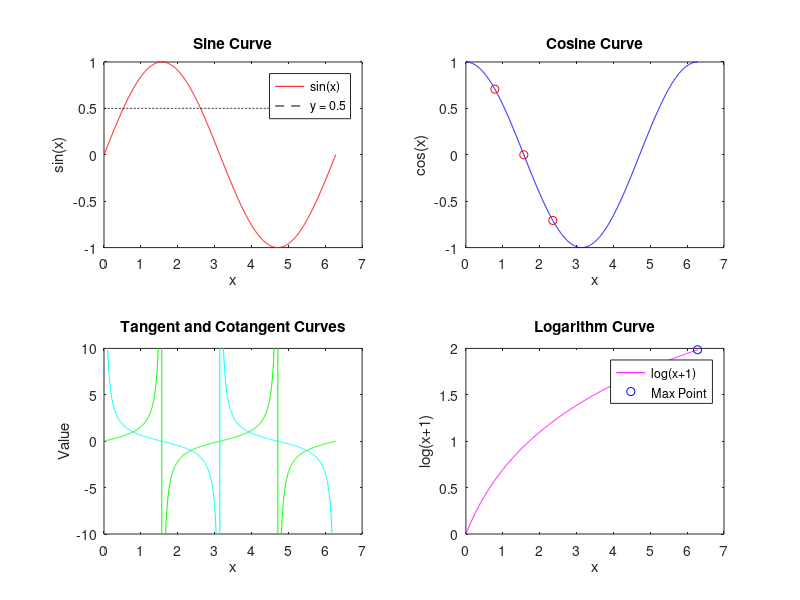

MATLAB code for this plot:
%% uglyPlot

% Define x values
x = linspace(0, 2*pi, 1000);

% Define y values for various functions
y1 = sin(x);
y2 = cos(x);
y3 = tan(x);
y4 = log(x + 1); % Adding 1 to avoid negative values and log(0)
y_cot = cot(x); % Cotangent values

% Create a new figure
figure;

% First subplot: sine curve
subplot(2, 2, 1);
plot(x, y1, 'r'); 
hold on; % Keep the current plot and add new plots to it
plot(x, 0.5*ones(size(x)), 'k--'); % Dashed line at y = 0.5
title('Sine Curve');
xlabel('x');
ylabel('sin(x)');
legend('sin(x)', 'y = 0.5');

% Second subplot: cosine curve
subplot(2, 2, 2);
plot(x, y2, 'b'); 
hold on;
% Sample points
x_points = [pi/4, pi/2, 3*pi/4];
y_points = cos(x_points);
plot(x_points, y_points, 'ro'); % red circles
title('Cosine Curve');
xlabel('x');
ylabel('cos(x)');

% Third subplot: tangent and cotangent curves
subplot(2, 2, 3);
plot(x, y3, 'g'); 
hold on;
plot(x, y_cot, 'c'); % Cyan color for cotangent
ylim([-10, 10]);
title('Tangent and Cotangent Curves');
xlabel('x');
ylabel('Value');

% Fourth subplot: logarithm curve
subplot(2, 2, 4);
plot(x, y4, 'm');
hold on;
% Point at the maximum value of the logarithm curve
[max_y4, idx_max] = max(y4);
plot(x(idx_max), max_y4, 'bo'); % blue circle
title('Logarithm Curve');
xlabel('x');
ylabel('log(x+1)');
legend('log(x+1)', 'Max Point');

